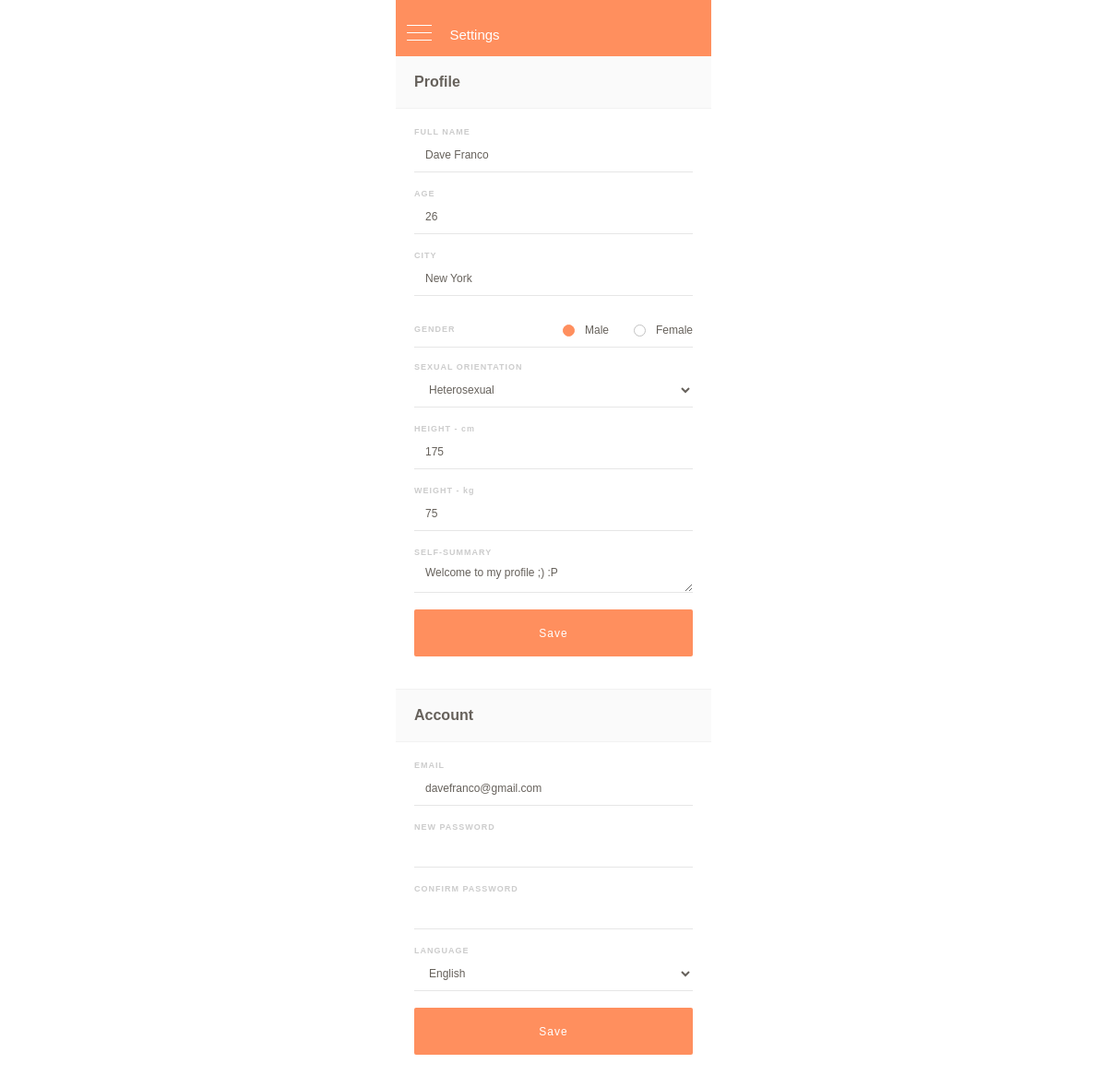
Page /mobile/settings.php (signed in) on the committed database.
### tables this page shows
CREATE TABLE `users` (
  `id` int(11) NOT NULL,
  `full_name` varchar(150) DEFAULT NULL,
  `email` varchar(100) DEFAULT NULL,
  `password` varchar(123) DEFAULT NULL,
  `country` varchar(199) DEFAULT NULL,
  `city` varchar(100) DEFAULT NULL,
  `credits` int(11) DEFAULT NULL,
  `latitude` varchar(50) DEFAULT NULL,
  `longitude` varchar(50) DEFAULT NULL,
  `age` int(11) DEFAULT NULL,
  `bio` text,
  `gender` varchar(20) DEFAULT NULL,
  `sexual_interest` int(11) DEFAULT NULL,
  `instagram_username` varchar(50) DEFAULT NULL,
  `profile_picture` varchar(200) DEFAULT NULL,
  `ip` varchar(50) DEFAULT NULL,
  `registered` int(11) DEFAULT NULL,
  `last_login` int(11) DEFAULT NULL,
  `last_active` int(11) DEFAULT NULL,
  `updated_preferences` int(11) DEFAULT NULL,
  `updated_name` int(11) DEFAULT NULL,
  `is_admin` int(11) DEFAULT NULL,
  `is_incognito` int(11) DEFAULT NULL,
  `is_verified` int(11) DEFAULT NULL,
  `has_disabled_ads` int(11) DEFAULT NULL,
  `is_increased_exposure` int(11) DEFAULT NULL,
  `language` varchar(100) DEFAULT NULL,
  `interests` text,
  `uploaded_photos` int(11) DEFAULT NULL,
  `is_vip` int(20) DEFAULT NULL,
  `vip_expiration` int(20) DEFAULT NULL,
  `ghost_mode_start` int(20) DEFAULT NULL,
  `verified_badge_start` int(20) DEFAULT NULL,
  `spotlight_start` int(20) DEFAULT NULL,
  `disable_ads_start` int(20) DEFAULT NULL,
  `ghost_mode_expiration` int(20) DEFAULT NULL,
  `verified_badge_expiration` int(20) DEFAULT NULL,
  `spotlight_expiration` int(20) DEFAULT NULL,
  `disable_ads_expiration` int(20) DEFAULT NULL,
  `height` text,
  `weight` int(11) DEFAULT NULL,
  `last_encounter` int(11) DEFAULT NULL
);

### core/config.php (called while the page is built, shortened)
<?php
	$domain = 'http://socialweb.localhost';
	$unit['height'] = 'cm';
	$unit['weight'] = 'kg';

### core/system.php (called while the page is built, shortened)
<?php
class System {
	public $domain;
	public $db;
	public function getDomain() {
		return $this->domain;
	}
	public function getUserInfo($id) {
		$user = $this->db->query("SELECT * FROM users WHERE id='".$id."'");
		$user = $user->fetch_object();
		return $user;
	}
	public function setUserActive($id) {
		$this->db->query("UPDATE users SET last_active='".time()."' WHERE id='".$id."'");
	}
}

### languages/english/language.php (called while the page is built, shortened)
<?php
$lang["Male"] = "Male";
$lang["Female"] = "Female";
$lang["Hello"] = "Hello";
$lang["Messages"] = "Messages";
$lang["People"] = "People";
$lang["Friends"] = "Friends";
$lang["Accept"] = "Accept";
$lang["Decline"] = "Decline";
$lang["Nothing_To_Show"] = "No data";
$lang["You_Have_Not_Added_Any_Friends"] = "You have not added any friends";
$lang["Profile_Visitors"] = "Profile Visitors";
$lang["Profile_Likes"] = "Profile Likes";
$lang["User"] = "User";
$lang["Time"] = "Time";
$lang["Country"] = "Country";
$lang["City"] = "City";
$lang["Gender"] = "Gender";
$lang["Men"] = "Men";
$lang["Women"] = "Women";
$lang["MenNWomen"] = "Men & Women";
$lang["Save"] = "Save";
$lang["Profile_Photo"] = "Profile Photo";
$lang["Full_Name"] = "Full Name";
$lang["Email"] = "Email";
$lang["New_Password"] = "New Password";
$lang["Instagram_Username"] = "Instagram Username";
$lang["Upgrades"] = "Upgrades";
$lang["Settings"] = "Settings";
$lang["Account"] = "Account";
$lang["Full_Name_Update_Notice"] = "You can only update your name once";
$lang["Instagram_Import_Notice"] = "Let us import your Instagram photos into your profile";
$lang["Updated_Account_Settings"] = "You have updated your account settings";
$lang["Privacy"] = "Privacy";
$lang["Buy_Credits"] = "Buy Credits";
$lang["Credits"] = "Credits";
$lang["Description"] = "Description";
$lang["Enable"] = "Enable";
$lang["Active"] = "Active";
$lang["Like"] = "Like";
$lang["Likes"] = "Likes";
$lang["Liked"] = "Liked";
$lang["Self-summary"] = "Self-summary";
$lang["This_Profile_Is_Private"] = "This profile is private";
$lang["Instagram_Photos"] = "Instagram Photos";
$lang["Add_As_Friend"] = "Add as Friend";
$lang["Friend_Request_Sent"] = "Friend Request Sent";
$lang["Visitors"] = "Visitors";
$lang["Logged_In"] = "Logged in";
$lang["Logout"] = "Logout";
$lang["Notifications"] = "Notifications";
$lang["No_New_Notifications"] = "No new notifications";
$lang["See_All"] = "See All";
$lang["Enter_Message"] = "Enter your message";
$lang["Choose_File"] = "Choose File";
$lang["None_Visited_Profile"] = "No one has visited your profile yet";
$lang["None_Liked_Profile"] = "No one has liked your profile yet";
$lang["Chat_With"] = "Chat with";
$lang["sProfile"] = "%s's Profile";
$lang["second"] = "second";
$lang["minute"] = "minute";

### mobile/settings.php (the view, shortened to what this page needs)
<?php
require('../core/config.php');
require('../core/system.php');
$system = new System;
$system->domain = $domain;
$system->db = $db;
$user = $system->getUserInfo($_SESSION['user_id']);
$system->setUserActive($user->id);
?>
<!DOCTYPE html>
<html>
<head>
  <link rel="stylesheet" type="text/css" href="css/normalize.css">
  <link rel="stylesheet" type="text/css" href="css/framework.css">
  <link rel="stylesheet" type="text/css" href="css/theme.css">
  <link href="<?=$system->getDomain()?>/assets/css/autocomplete.css" rel="stylesheet">
  <link rel="stylesheet" type="text/css" href="css/style.css">
  <link href="css/ionicons.min.css" rel="stylesheet" type="text/css" />
</head>
<body>
  <section class="w-section mobile-wrapper">
    <div class="page-content" id="main-stack" data-scroll="0">
      <div class="w-nav navbar" data-collapse="all" data-animation="over-left" data-duration="400" data-contain="1" data-no-scroll="1" data-easing="ease-out-quint">
        <div class="w-container">
          <div class="navbar-title"><?=$lang['Settings']?></div>
          <div class="w-nav-button navbar-button left" id="menu-button" data-ix="hide-navbar-icons">
            <div class="navbar-button-icon home-icon">
              <div class="bar-home-icon"></div>
              <div class="bar-home-icon"></div>
              <div class="bar-home-icon"></div>
            </div>
          </div>
        </div>
      </div>
      <div class="body no-padding">
        <div class="grey-header">
          <h2 class="grey-heading-title"><?=$lang['Profile_Tab_Title']?></h2>
        </div>
        <div class="text-new no-borders">
          <div class="w-form settings-form">
            <form action="" method="post">
              <div>
                <label class="label-form"><?=strtoupper($lang['Full_Name'])?></label>
                <input class="w-input input-form" type="text" name="full_name" required="required" value="<?=$user->full_name?>">
                <div class="separator-fields"></div>
              </div>
              <div>
                <label class="label-form"><?=strtoupper($lang['Age'])?></label>
                <input class="w-input input-form" type="text" name="age" required="required" value="<?=$user->age?>">
                <div class="separator-fields"></div>
              </div>
              <div>
                <label class="label-form"><?=strtoupper($lang['City'])?></label>
                <input class="w-input input-form city-autocomplete" type="text" name="city" required="required" value="<?=$user->city?>" autocomplete="off">
                <div class="separator-fields"></div>
              </div>
              <div>
                <div class="w-clearfix input-form one-line">
                  <label class="label-form middle"><?=strtoupper($lang['Gender'])?></label>
                  <div class="w-clearfix radios-container">
                    <div class="w-radio w-clearfix radio-button">
                      <div class="radio-bullet-replacement <?php if($user->gender === 'Female') { echo 'checked'; } ?>"></div>
                      <label class="w-form-label"><?=$lang['Female']?></label>
                    </div>
                    <div class="w-radio w-clearfix radio-button">
                      <div class="radio-bullet-replacement <?php if($user->gender === 'Male') { echo 'checked'; } ?>"></div>
                      <label class="w-form-label"><?=$lang['Male']?></label>
                    </div>
                  </div>
                </div>
                <div class="separator-fields"></div>
              </div>
              <div>
                <label class="label-form"><?=strtoupper($lang['Sexual_Orientation'])?></label>
                <select class="w-input input-form" name="sexual_orientation" required="required">
                  <option value="1" <?php if($user->sexual_interest == 1) { echo 'selected'; } ?>> <?=$lang['Straight']?> </option>
                </select>
                <div class="separator-fields"></div>
              </div>
              <div>
                <label class="label-form"><?=strtoupper($lang['Height'])?> - <?=$unit['height']?></label>
                <input class="w-input input-form" type="text" name="height" value="<?=$user->height?>" autocomplete="off">
                <div class="separator-fields"></div>
              </div>
              <div>
                <label class="label-form"><?=strtoupper($lang['Weight'])?> - <?=$unit['weight']?></label>
                <input class="w-input input-form" type="text" name="weight" value="<?=$user->weight?>" autocomplete="off">
                <div class="separator-fields"></div>
              </div>
              <div>
                <label class="label-form"><?=strtoupper($lang['Self-summary'])?></label>
                <textarea class="w-input input-form" name="bio" required="required"><?=$user->bio?></textarea>
                <div class="separator-fields"></div>
              </div>
              <input class="w-button action-button" type="submit" name="save_1" value="<?=$lang['Save']?>" data-wait="Please wait...">
            </form>
          </div>
        </div>
        <div class="grey-header">
          <h2 class="grey-heading-title"><?=$lang['Account_Tab_Title']?></h2>
        </div>
        <div class="text-new no-borders">
          <div class="w-form settings-form">
            <form action="" method="post">
              <div>
                <label class="label-form"><?=strtoupper($lang['Email'])?></label>
                <input class="w-input input-form" type="email" name="email" required="required" value="<?=$user->email?>">
                <div class="separator-fields"></div>
              </div>
              <div>
                <label class="label-form"><?=strtoupper($lang['New_Password'])?></label>
                <input class="w-input input-form" type="password" name="new_password">
                <div class="separator-fields"></div>
              </div>
              <div>
                <label class="label-form"><?=strtoupper($lang['Confirm_Password'])?></label>
                <input class="w-input input-form" type="password" name="confirm_new_password">
                <div class="separator-fields"></div>
              </div>
              <div>
                <label class="label-form"><?=strtoupper($lang['Language'])?></label>
                <select class="w-input input-form" name="language">
                 <?php
                 $lang_dir = scandir('../languages');
                 foreach($lang_dir as $file) {
                  if(file_exists('../languages/'.$file.'/language.php')) {
                    if($user->language == $file) {
                      echo '<option value="'.$file.'" selected>'.ucfirst($file).'</option>';
                    } else {
                      echo '<option value="'.$file.'">'.ucfirst($file).'</option>';
                    }
                  }
                }
                ?>
              </select>
              <div class="separator-fields"></div>
            </div>
            <input class="w-button action-button" type="submit" name="save_2" value="<?=$lang['Save']?>" data-wait="Please wait...">
          </form>
        </div>
      </div>
    </div>
  </div>
</section>
</body>
</html>

### mobile/css/framework.css (style rules this page uses)
* { -webkit-box-sizing: border-box; -moz-box-sizing: border-box; box-sizing: border-box; }
html { height: 100%; }
body { margin: 0; min-height: 100%; background-color: #fff; color: #333; }
.w-clearfix:before, .w-clearfix:after { content: " "; display: table; }
.w-clearfix:after { clear: both; }
h1, h2, h3, h4, h5, h6 { margin: 0; }
button, html input[type="button"], input[type="reset"], input[type="submit"] { cursor: pointer; -webkit-appearance: button; }
.w-form { margin: 0 0 15px; }
label { display: block; margin-bottom: 5px; font-weight: bold; }
.w-input, .w-select { display: block; width: 100%; height: 38px; padding: 8px 12px; margin-bottom: 10px; font-size: 14px; line-height: 1.428571429; color: #555555; vertical-align: middle; background-color: #ffffff; border: 1px solid #cccccc; }
textarea.w-input, textarea.w-select { height: auto; }
.w-button { display: inline-block; padding: 12px; background-color: black; color: white; border: 0; line-height: inherit; }
.w-form-label { display: inline-block; cursor: pointer; font-weight: normal; margin-bottom: 0px; color: #66615b; }
.w-checkbox, .w-radio { display: block; margin-bottom: 5px; padding-left: 20px; }
.w-checkbox:before, .w-radio:before, .w-checkbox:after, .w-radio:after { content: " "; display: table; }
.w-checkbox:after, .w-radio:after { clear: both; }
.w-container { margin-left: auto; margin-right: auto; max-width: 940px; }
.w-container:before, .w-container:after { content: " "; display: table; }
.w-container:after { clear: both; }
.w-nav { position: relative; background: #BBB; z-index: 1000; }
.w-nav:before, .w-nav:after { content: " "; display: table; }
.w-nav:after { clear: both; }
.w-nav-button { position: relative; float: right; padding: 18px; font-size: 24px; display: none; cursor: pointer; -webkit-tap-highlight-color: rgba(0, 0, 0, 0); tap-highlight-color: rgba(0, 0, 0, 0); -webkit-user-select: none; -moz-user-select: none; -ms-user-select: none; user-select: none; }
.w-nav[data-collapse="all"] .w-nav-button { display: block; }

### mobile/css/style.css (style rules this page uses)
.settings-form { padding-top: 20px; }

### rows in the picture
users: full_name "Dave Franco", age "26", city "New York", sexual_orientation "Heterosexual", height "175", weight "75", bio "Welcome to my profile ;) :P", email "davefranco@gmail.com", language "English"

### other values in the picture
$lang['Settings'] "Settings"
$lang['Profile_Tab_Title'] "Profile"
$lang['Full_Name'] "FULL NAME"
$lang['Age'] "AGE"
$lang['City'] "CITY"
$lang['Gender'] "GENDER"
$lang['Female'] "Female"
$lang['Male'] "Male"
$lang['Sexual_Orientation'] "SEXUAL ORIENTATION"
$lang['Height'] "HEIGHT"
$unit['height'] "cm"
$lang['Weight'] "WEIGHT"
$unit['weight'] "kg"
$lang['Self-summary'] "SELF-SUMMARY"
$lang['Account_Tab_Title'] "Account"
